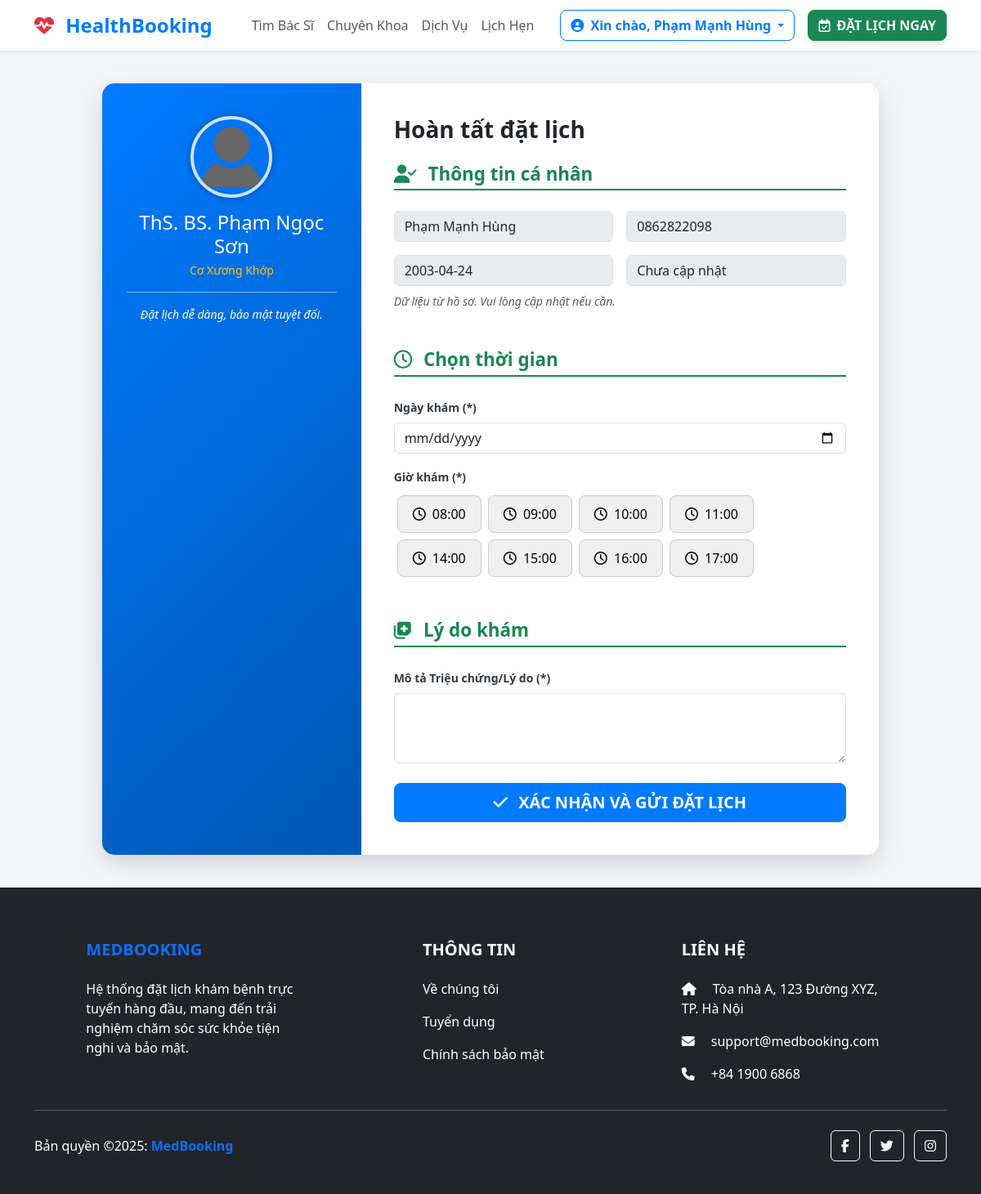
The page /dat-lich.php?id=10 (signed in) on the database its author committed.
### tables this page shows
CREATE TABLE `doctors` (
  `doctor_id` int(11) NOT NULL,
  `full_name` varchar(150) NOT NULL,
  `license_code` varchar(50) NOT NULL DEFAULT 'BS000000',
  `date_of_birth` date DEFAULT NULL,
  `phone_number` varchar(20) DEFAULT NULL,
  `email` varchar(100) DEFAULT NULL,
  `login_id` varchar(255) DEFAULT NULL,
  `profile_picture` varchar(255) DEFAULT NULL,
  `password_hash` varchar(255) DEFAULT NULL COMMENT 'Mã băm mật khẩu cho việc đăng nhập hệ thống',
  `department_id` int(11) NOT NULL,
  `license_number` varchar(50) DEFAULT NULL,
  `biography` text DEFAULT NULL,
  `status` enum('ACTIVE','INACTIVE','ON_LEAVE') DEFAULT 'ACTIVE',
  `created_at` timestamp NOT NULL DEFAULT current_timestamp(),
  `experience_years` int(11) DEFAULT 0,
  `education` varchar(255) DEFAULT NULL,
  `working_location` varchar(255) DEFAULT NULL
);

CREATE TABLE `departments` (
  `department_id` int(11) NOT NULL,
  `department_name` varchar(100) NOT NULL,
  `icon_class` varchar(50) DEFAULT NULL,
  `description` text DEFAULT NULL
);

CREATE TABLE `patients` (
  `patient_id` int(11) NOT NULL,
  `full_name` varchar(255) NOT NULL,
  `email` varchar(255) NOT NULL,
  `phone_number` varchar(20) DEFAULT NULL,
  `password_hash` varchar(255) NOT NULL,
  `gender` enum('Male','Female','Other') DEFAULT NULL,
  `date_of_birth` date DEFAULT NULL,
  `address` varchar(255) DEFAULT NULL,
  `bhyt_code` varchar(50) DEFAULT NULL,
  `created_at` timestamp NOT NULL DEFAULT current_timestamp()
);

### includes/logic_booking.php (called while the page is built, shortened)
<?php
$patient_id = $_SESSION['user_id'] ?? null;
$doctor_id = (int) ($_GET['id'] ?? 0);
$available_time_slots = ['08:00', '09:00', '10:00', '11:00', '14:00', '15:00', '16:00', '17:00'];
global $pdo;
$stmt = $pdo->prepare("SELECT D.full_name AS doctor_name, D.profile_picture, T.department_name
                         FROM Doctors D JOIN Departments T ON D.department_id = T.department_id
                         WHERE D.doctor_id = :id");
$stmt->execute(['id' => $doctor_id]);
$doctor = $stmt->fetch();
$stmt = $pdo->prepare("SELECT full_name, phone_number, date_of_birth, gender FROM Patients WHERE patient_id = :id");
$stmt->execute(['id' => $patient_id]);
$patient = $stmt->fetch(PDO::FETCH_ASSOC);
$patient_name = htmlspecialchars($patient['full_name'] ?? '');
$patient_phone = htmlspecialchars($patient['phone_number'] ?? '');
$patient_dob = htmlspecialchars($patient['date_of_birth'] ?? 'Chưa cập nhật');
$gender_display = match ($patient['gender'] ?? '') {
    'Male' => 'Nam',
    'Female' => 'Nữ',
    'Other' => 'Khác',
    default => 'Chưa cập nhật'
};
?>

### dat-lich.php (the view, shortened to what this page needs)
<?php
require_once 'includes/logic_booking.php';
?>
<!DOCTYPE html>
<html lang="vi">
<head>
    <link href="https://cdn.jsdelivr.net/npm/bootstrap@5.3.3/dist/css/bootstrap.min.css" rel="stylesheet">
    <link href="https://cdnjs.cloudflare.com/ajax/libs/font-awesome/6.5.2/css/all.min.css" rel="stylesheet">
    <link href="css/booking.css" rel="stylesheet">
</head>
<body>
    <?php include 'includes/header.php'; ?>
    <div class="container">
        <div class="booking-container row g-0">
            <div class="col-md-4 doctor-info-panel">
                <img src="<?= htmlspecialchars($doctor['profile_picture'] ?? './img/no_avatar.png') ?>"
                    class="doctor-avatar mb-3">
                <h4 class="mb-1"><?= htmlspecialchars($doctor['doctor_name']) ?></h4>
                <p class="small text-warning"><?= htmlspecialchars($doctor['department_name']) ?></p>
                <hr class="border-light opacity-50">
                <p class="small fst-italic">Đặt lịch dễ dàng, bảo mật tuyệt đối.</p>
            </div>
            <div class="col-md-8 form-section">
                <h3 class="mb-4 fw-bolder text-dark">Hoàn tất đặt lịch</h3>
                <form method="POST" id="appointment-form">
                    <h4 class="form-group-title"><i class="fas fa-user-check me-2"></i> Thông tin cá nhân</h4>
                    <div class="row g-3">
                        <div class="col-md-6"><input class="form-control" value="<?= $patient_name ?>" disabled></div>
                        <div class="col-md-6"><input class="form-control" value="<?= $patient_phone ?>" disabled></div>
                        <div class="col-md-6"><input class="form-control" value="<?= $patient_dob ?>" disabled></div>
                        <div class="col-md-6"><input class="form-control" value="<?= $gender_display ?>" disabled></div>
                    </div>
                    <p class="small text-muted fst-italic mt-2">Dữ liệu từ hồ sơ. Vui lòng cập nhật nếu cần.</p>
                    <h4 class="form-group-title mt-5"><i class="far fa-clock me-2"></i> Chọn thời gian</h4>
                    <label class="form-label fw-bold small">Ngày khám (*)</label>
                    <input type="date" name="ngay_kham" class="form-control mb-3"
                        min="<?= date('Y-m-d', strtotime('+1 day')) ?>" required>
                    <label class="form-label fw-bold small">Giờ khám (*)</label>
                    <div class="d-flex flex-wrap mb-4">
                        <?php foreach ($available_time_slots as $slot): ?>
                            <button type="button" class="time-slot-btn" data-time="<?= $slot ?>"><i
                                    class="far fa-clock me-1"></i>
                                <?= $slot ?></button>
                        <?php endforeach; ?>
                    </div>
                    <h4 class="form-group-title mt-5"><i class="fas fa-notes-medical me-2"></i> Lý do khám</h4>
                    <label class="form-label fw-bold small">Mô tả Triệu chứng/Lý do (*)</label>
                    <textarea name="ly_do" class="form-control" rows="3" required></textarea>
                    <button class="btn btn-primary btn-lg w-100 mt-4 fw-bold btn-submit" name="submit_appointment"
                        id="submit-btn">
                        <i class="fas fa-check me-2"></i> XÁC NHẬN VÀ GỬI ĐẶT LỊCH
                    </button>
                </form>
            </div>
        </div>
    </div>
    <?php include 'includes/footer.php'; ?>
</body>
</html>

### css/booking.css (style rules this page uses)
:root { --primary-color: #007bff; --secondary-color: #198754; --bg-light: #f4f6f9; --text-dark: #343a40; }
body { background: var(--bg-light); color: var(--text-dark); }
.booking-container { max-width: 950px; margin: 40px auto; border-radius: 15px; overflow: hidden; background: #fff; box-shadow: 0 10px 30px rgba(0, 0, 0, 0.15); }
.doctor-info-panel { background: linear-gradient(135deg, var(--primary-color), #0056b3); color: #fff; padding: 40px 30px; text-align: center; }
.doctor-avatar { width: 100px; height: 100px; object-fit: cover; border-radius: 50%; border: 4px solid rgba(255, 255, 255, 0.8); box-shadow: 0 0 10px rgba(0, 0, 0, 0.3); }
.form-section { padding: 40px; background: #fff; }
.form-group-title { font-size: 1.4rem; font-weight: 700; color: var(--secondary-color); border-bottom: 2px solid var(--secondary-color); padding-bottom: 5px; margin-bottom: 25px; }
.time-slot-btn { margin: 4px; padding: 10px 18px; border-radius: 8px; border: 1px solid #ccc; background-color: #f0f0f0; font-weight: 500; transition: all 0.2s; }
.form-control:disabled { background-color: #e9ecef; }
.btn-submit { background-color: var(--primary-color); border-color: var(--primary-color); transition: all 0.2s; }

### rows shown on the page
doctors: full_name "ThS. BS. Phạm Ngọc Sơn", department.department_name "Cơ Xương Khớp"
patients: full_name "Phạm Mạnh Hùng", phone_number "0862822098", date_of_birth "2003-04-24", gender "Chưa cập nhật"

### other values the page prints
$user_name "Phạm Mạnh Hùng"
$slot "08:00"
$slot "09:00"
$slot "10:00"
$slot "11:00"
$slot "14:00"
$slot "15:00"
$slot "16:00"
$slot "17:00"
